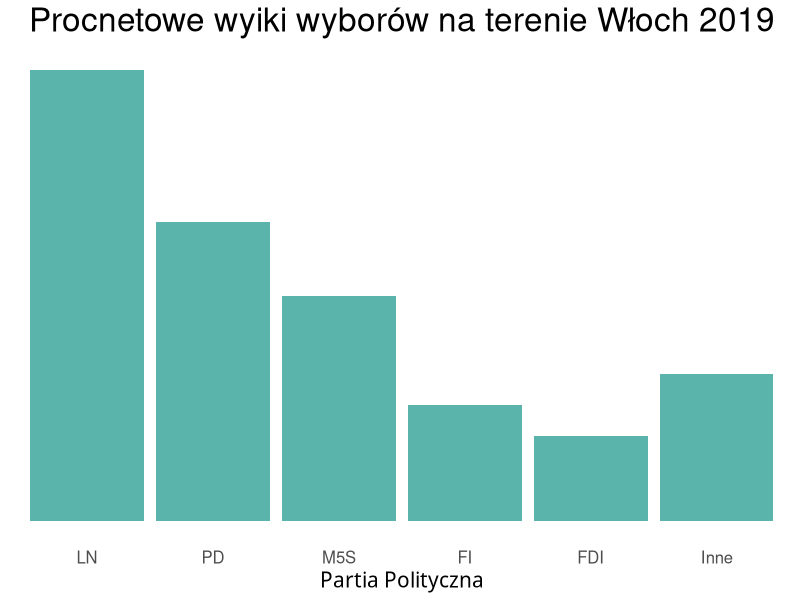
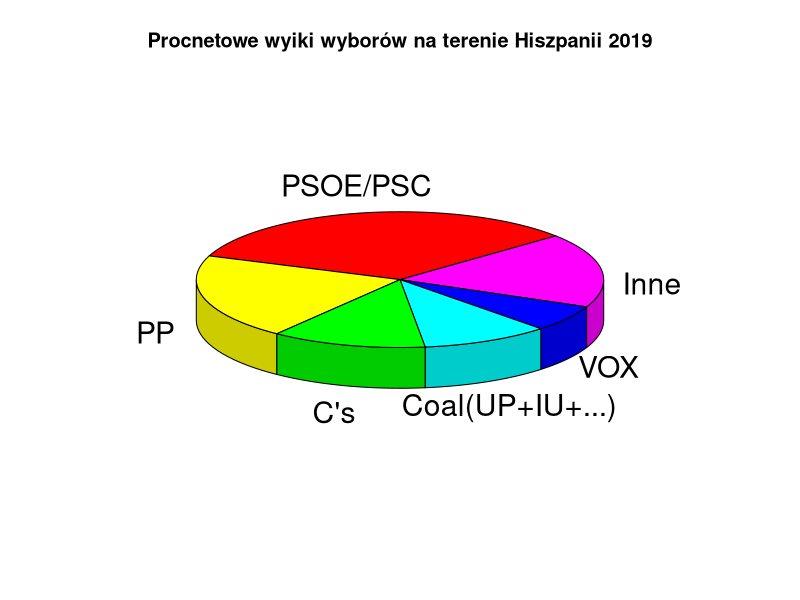
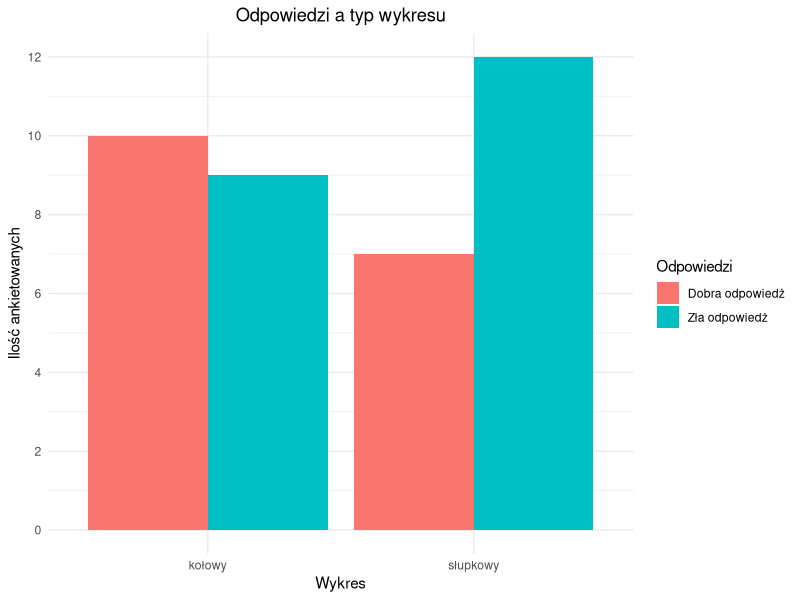
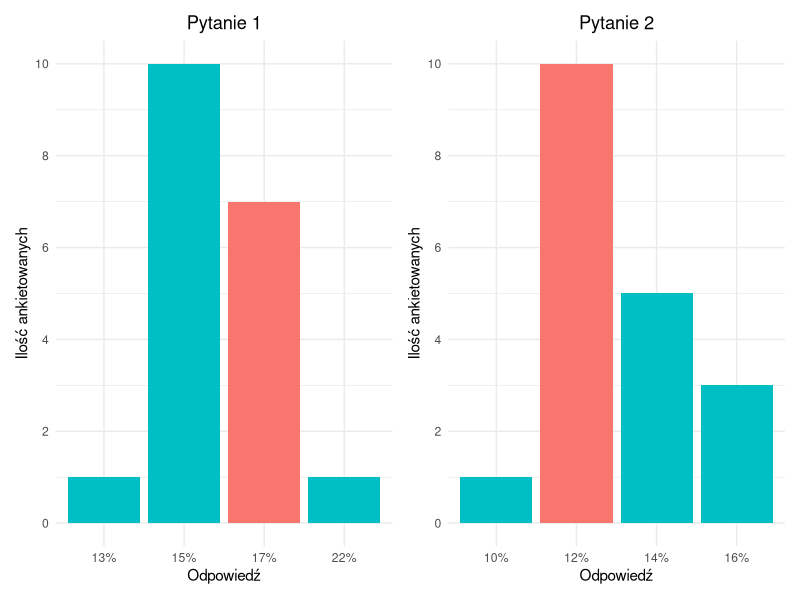
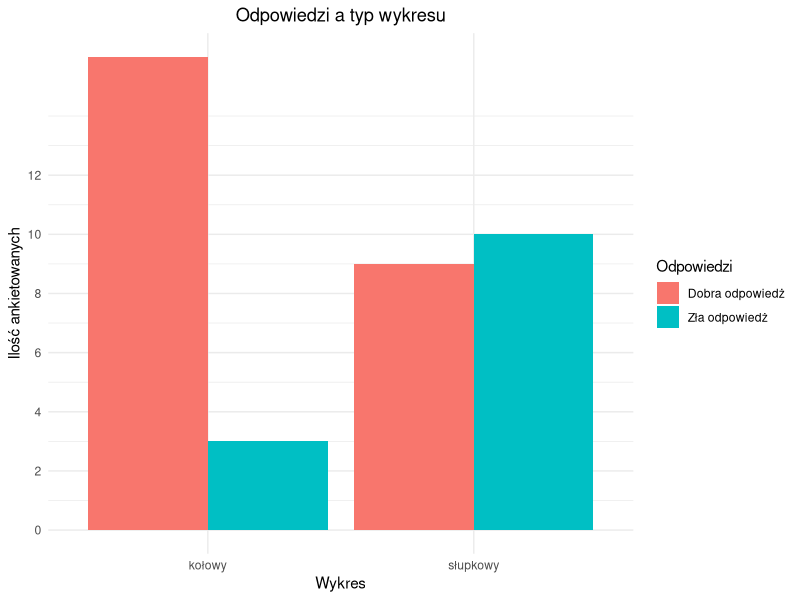

The R source for these figures, in order:
## ---- chunk 1
# dane wykres 1
partie <- ( c("LN","PD","M5S","FI","FDI","Inne"))

data_plot1 <-  as.data.frame(partie)
data_plot1$wyniki <- (c(34.26,22.74,17.06,8.78,6.44,11.19))
data_plot1$kolejnosc <- 1:6

library(reshape2)

library(ggplot2)
ggplot(data_plot1, aes(y=wyniki, x=reorder(partie,kolejnosc))) +
  geom_bar(stat="identity",fill="#5ab4ac")+theme_minimal()+theme(
    axis.title.y = element_blank(),
    axis.text.y = element_blank(),
    legend.position = "no",
    panel.grid.major = element_blank(), 
    panel.grid.minor = element_blank(),
    axis.title.x = element_text("Partia",size =15),
    axis.text.x = element_text(size=12),
    title = element_text(size = 20),
    plot.title = element_text(hjust=0.5)
 
     )+ ggtitle("Procnetowe wyiki wyborów na terenie Włoch 2019")+labs(x="Partia Polityczna") 
## ---- chunk 2

partie <-  c("PSOE/PSC","PP","C's","Coal(UP+IU+...)","VOX","Inne")
data_plot2 <- as.data.frame(partie)
data_plot2$wyniki <- c(33.18,20.35,12.30,10.17,6.28,17.72)
data_plot2$kolejnosc <- 1:6
library(plotrix)

pie3D(data_plot2$wyniki, labels =data_plot2$partie, main = "Procnetowe wyiki wyborów na terenie Hiszpanii 2019", radius=1, labelcex = 1.8,  start=0.7)
## ---- chunk 3
library(ggplot2)
pytanie1 <- as.data.frame(c("Dobra odpowiedż","Zła odpowiedż"))
pytanie1$wynik <- c(7,12)
pytanie2 <- as.data.frame(c("Dobra odpowiedż","Zła odpowiedż"))
pytanie2$wynik <- c(10,9)
pytanie1 <- rbind(pytanie1,pytanie2)
pytanie1$wykres <-  c("słupkowy","słupkowy","kołowy","kołowy")
colnames(pytanie1) <- c("Odpowiedzi","ans","Wykres")

ggplot(pytanie1,aes(x=Wykres,y=ans,fill=Odpowiedzi))+geom_bar(stat = "identity",position = position_dodge())+theme_minimal()+scale_y_continuous(breaks = c(0,2,4,6,8,10,12))+labs(y="Ilość ankietowanych",title = "Odpowiedzi a typ wykresu")+theme(plot.title = element_text(hjust=0.5))

## ---- chunk 4
dane <- read.csv("ANKIETA TWD.csv")

colnames(dane) <- c("data","p1","p2","p3","p4")
library(dplyr)

eksperyment1_p1 <-  dane %>% group_by(p1) %>% count()
eksperyment1_p2 <-  dane %>% group_by(p2)%>% count()

colnames(dane) <- c("data","p1","p2","p3","p4")
library(dplyr)

eksperyment1_p1 <-  dane %>% group_by(p1) %>% count()
eksperyment1_p2 <-  dane %>% group_by(p2)%>% count()
eksperyment1_p1$color <- c("z","z","d","z")

p2<- ggplot(eksperyment1_p1,aes(x=p1,y=n,fill=color))+geom_bar(stat="identity")+theme_minimal()+
  labs(title="Pytanie 1",x="Odpowiedź",y="Ilość ankietowanych")+theme(legend.position = "no",
                                                                      plot.title=element_text(hjust=0.5))+scale_y_continuous(breaks=c(0,2,4,6,8,10))

eksperyment1_p2$color <- c("z","d","z","z")

p1<- ggplot(eksperyment1_p2,aes(x=p2,y=n,fill=color))+geom_bar(stat="identity")+theme_minimal()+
  labs(title="Pytanie 2",x="Odpowiedź",y="Ilość ankietowanych")+theme(legend.position = "no",
                                                                      plot.title=element_text(hjust=0.5))+scale_y_continuous(breaks=c(0,2,4,6,8,10))
library(patchwork)
p2+p1

## ---- chunk 5
pytanie1 <- as.data.frame(c("Dobra odpowiedż","Zła odpowiedż"))
pytanie1$wynik <- c(9,10)
pytanie2 <- as.data.frame(c("Dobra odpowiedż","Zła odpowiedż"))
pytanie2$wynik <- c(16,3)
pytanie1 <- rbind(pytanie1,pytanie2)
pytanie1$wykres <-  c("słupkowy","słupkowy","kołowy","kołowy")
colnames(pytanie1) <- c("Odpowiedzi","ans","Wykres")

ggplot(pytanie1,aes(x=Wykres,y=ans,fill=Odpowiedzi))+geom_bar(stat = "identity",position = position_dodge())+theme_minimal()+scale_y_continuous(breaks = c(0,2,4,6,8,10,12))+labs(y="Ilość ankietowanych",title = "Odpowiedzi a typ wykresu")+theme(plot.title = element_text(hjust=0.5))


